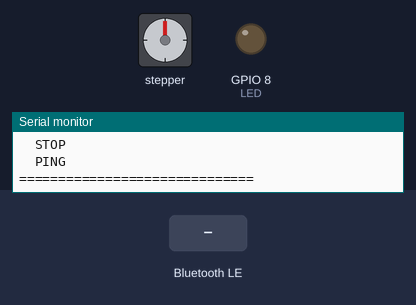
Simulated run of this program. Board: ESP32-C3. On the bench: stepper motor, output pins drawn as LEDs (lit = HIGH), the last lines printed to the serial monitor. Wiring (inferred from the names in the program): stepper motor (2048 steps per turn assumed): coils GPIO 4, GPIO 5, GPIO 6, GPIO 7. The inputs (shaded band) are chosen by the test bench. Nothing arrives over Bluetooth unless stated; a phone connects over Bluetooth LE 3 s after start; pins used as bus, display or sensor lines are not drawn.

Above: at 2.2 s.
2.3 s: Bluetooth LE write "START" received
At 2.45 s:
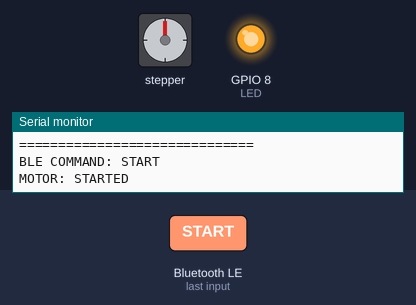
5.3 s: Bluetooth LE write "STOP" received
At 6.3 s:
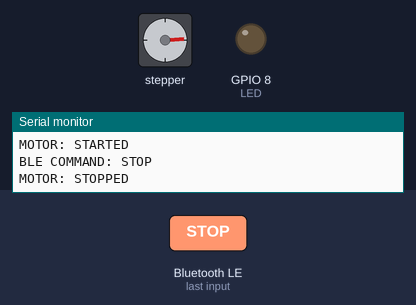
6.8 s: Bluetooth LE write "START" received
At 6.95 s:
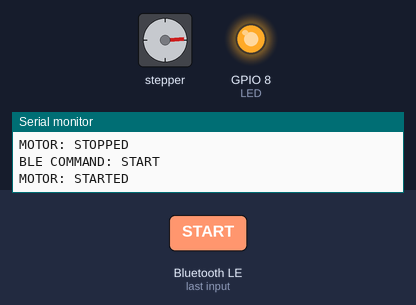
9.8 s: Bluetooth LE write "STOP" received
At 10.9 s:
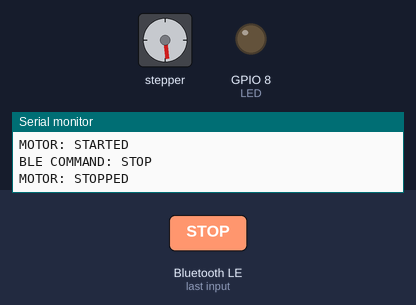
Timing chart, 0 to 12.3 s (numbered marks = the images above; inputs shaded):
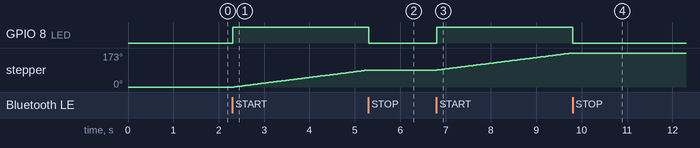

The program:

main.cpp
```cpp
#include <Arduino.h>
#include <NimBLEDevice.h>

// =====================================================
// PINS
// =====================================================

const int LED = 8;

const int IN1 = 4;
const int IN2 = 5;
const int IN3 = 6;
const int IN4 = 7;

// =====================================================
// BLE
// =====================================================

#define SERVICE_UUID \
    "4fafc201-1fb5-459e-8fcc-c5c9c331914b"

#define CHARACTERISTIC_UUID \
    "beb5483e-36e1-4688-b7f5-ea07361b26a8"

NimBLECharacteristic *characteristic;

// =====================================================
// MOTOR
// =====================================================

bool motorRunning = false;

const uint8_t stepSequence[8][4] = {
    {1, 0, 0, 0},
    {1, 1, 0, 0},
    {0, 1, 0, 0},
    {0, 1, 1, 0},
    {0, 0, 1, 0},
    {0, 0, 1, 1},
    {0, 0, 0, 1},
    {1, 0, 0, 1}
};

int currentStep = 0;

unsigned long lastStepTime = 0;

// Motor speed
// Smaller = faster
const unsigned long STEP_DELAY = 3;


// =====================================================
// MOTOR FUNCTIONS
// =====================================================

void setMotorStep(int step)
{
    digitalWrite(IN1, stepSequence[step][0]);
    digitalWrite(IN2, stepSequence[step][1]);
    digitalWrite(IN3, stepSequence[step][2]);
    digitalWrite(IN4, stepSequence[step][3]);
}


void stopMotor()
{
    motorRunning = false;

    // Turn all coils OFF
    digitalWrite(IN1, LOW);
    digitalWrite(IN2, LOW);
    digitalWrite(IN3, LOW);
    digitalWrite(IN4, LOW);

    Serial.println("MOTOR: STOPPED");
}


void startMotor()
{
    motorRunning = true;

    Serial.println("MOTOR: STARTED");
}


void updateMotor()
{
    if (!motorRunning)
        return;

    unsigned long now = millis();

    if (now - lastStepTime >= STEP_DELAY)
    {
        lastStepTime = now;

        setMotorStep(currentStep);

        currentStep++;

        if (currentStep >= 8)
            currentStep = 0;
    }
}


// =====================================================
// BLE CALLBACK
// =====================================================

class CommandCallbacks : public NimBLECharacteristicCallbacks
{
    void onWrite(
        NimBLECharacteristic *pCharacteristic,
        NimBLEConnInfo &connInfo
    ) override
    {
        String command = pCharacteristic->getValue().c_str();

        command.trim();
        command.toUpperCase();

        Serial.print("BLE COMMAND: ");
        Serial.println(command);

        // -------------------------
        // START
        // -------------------------

        if (command == "START")
        {
            startMotor();

            pCharacteristic->setValue("MOTOR STARTED");
            pCharacteristic->notify();
        }

        // -------------------------
        // STOP
        // -------------------------

        else if (command == "STOP")
        {
            stopMotor();

            pCharacteristic->setValue("MOTOR STOPPED");
            pCharacteristic->notify();
        }

        // -------------------------
        // PING
        // -------------------------

        else if (command == "PING")
        {
            Serial.println("PING received");

            pCharacteristic->setValue("PONG");
            pCharacteristic->notify();
        }

        // -------------------------
        // UNKNOWN
        // -------------------------

        else
        {
            Serial.println("Unknown command");

            pCharacteristic->setValue("UNKNOWN COMMAND");
            pCharacteristic->notify();
        }
    }
};


// =====================================================
// SETUP
// =====================================================

void setup()
{
    Serial.begin(115200);

    delay(1000);

    // -------------------------
    // GPIO
    // -------------------------

    pinMode(LED, OUTPUT);

    pinMode(IN1, OUTPUT);
    pinMode(IN2, OUTPUT);
    pinMode(IN3, OUTPUT);
    pinMode(IN4, OUTPUT);

    stopMotor();

    // -------------------------
    // BLE INITIALIZATION
    // -------------------------

    NimBLEDevice::init("ESP32-C3-Stepper");

    Serial.println();
    Serial.println("==============================");
    Serial.println(" ESP32-C3 STEPPER CONTROLLER");
    Serial.println("==============================");

    Serial.print("BLE Address: ");
    Serial.println(
        NimBLEDevice::getAddress().toString().c_str()
    );

    // -------------------------
    // SERVER
    // -------------------------

    NimBLEServer *server = NimBLEDevice::createServer();

    // -------------------------
    // SERVICE
    // -------------------------

    NimBLEService *service =
        server->createService(SERVICE_UUID);

    // -------------------------
    // CHARACTERISTIC
    // -------------------------

    characteristic =
        service->createCharacteristic(
            CHARACTERISTIC_UUID,
            NIMBLE_PROPERTY::READ |
            NIMBLE_PROPERTY::WRITE |
            NIMBLE_PROPERTY::NOTIFY
        );

    characteristic->setValue("ESP32-C3 Ready");

    characteristic->setCallbacks(
        new CommandCallbacks()
    );

    // -------------------------
    // START SERVER
    // -------------------------

    server->start();

    // -------------------------
    // ADVERTISING
    // -------------------------

    NimBLEAdvertising *advertising =
        NimBLEDevice::getAdvertising();

    advertising->addServiceUUID(SERVICE_UUID);
    advertising->setName("ESP32-C3-Stepper");
    advertising->start();

    // -------------------------
    // DONE
    // -------------------------

    Serial.println("BLE Name: ESP32-C3-Stepper");
    Serial.println("BLE Advertising: STARTED");
    Serial.println();
    Serial.println("Commands:");
    Serial.println("  START");
    Serial.println("  STOP");
    Serial.println("  PING");
    Serial.println("==============================");
}


// =====================================================
// LOOP
// =====================================================

void loop()
{
    updateMotor();

    // LED indicates motor state
    digitalWrite(LED, motorRunning ? HIGH : LOW);
}
```

Measured:
- after the input at 2.3 s, GPIO 8 (LED): LOW → HIGH at once; stepper: keeps turning clockwise at about 29°/s, starting at once
- after the input at 5.3 s, GPIO 8 (LED): HIGH → LOW at once; stepper: stops changing and stays 86°
- after the input at 6.8 s, GPIO 8 (LED): LOW → HIGH at once; stepper: keeps turning clockwise at about 29°/s, starting at once
- after the input at 9.8 s, GPIO 8 (LED): HIGH → LOW at once; stepper: stops changing and stays 173°
